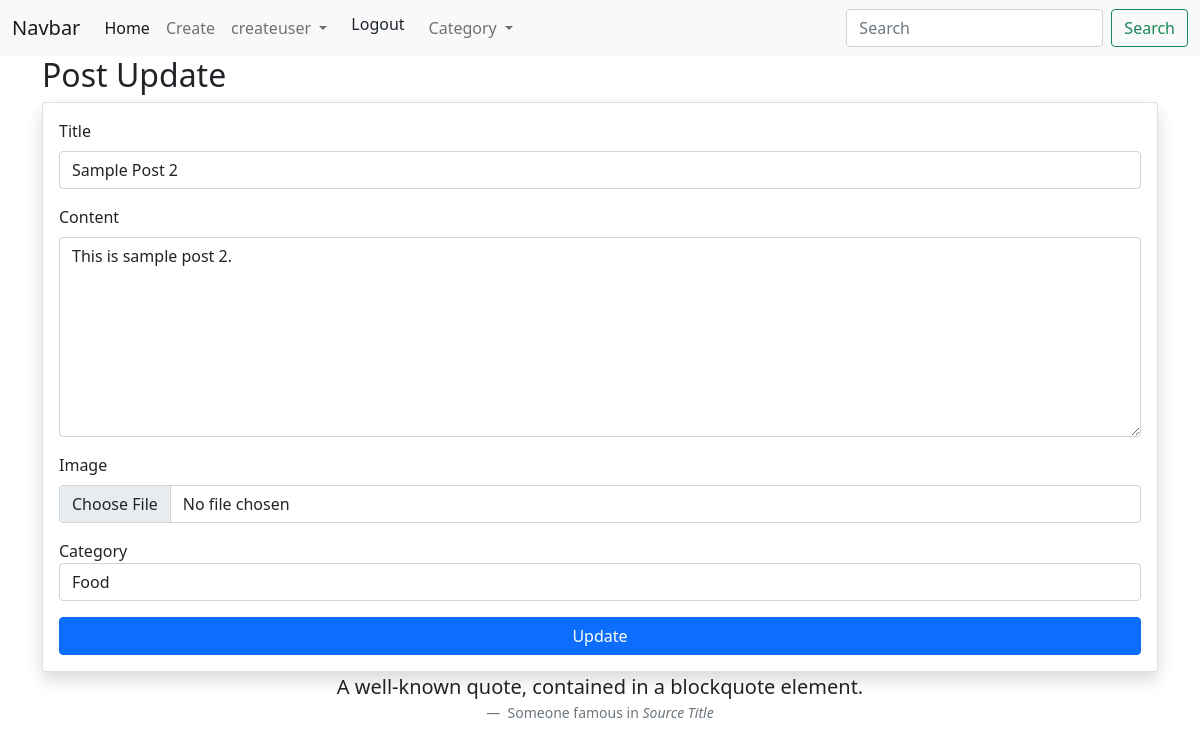
Screenshot of /blog/update/5/ (signed in) with the database file from the repository.
### my_blog/models.py (models this page shows, shortened)
class PostModel(models.Model):
    id = models.AutoField(primary_key=True)
    title = models.CharField(max_length=100)
    content = models.TextField(default=None)
    image = models.ImageField(default=None)
    author = models.ForeignKey(User,on_delete=models.CASCADE)
    category = models.ForeignKey(CategoryModel, on_delete=models.CASCADE)
    created_date = models.DateTimeField(default=datetime.now)

class CategoryModel(models.Model):
    id = models.AutoField(primary_key=True)
    name = models.CharField(max_length=100)
    description = models.TextField(default=None)
    create_date = models.DateTimeField(default=datetime.now)

### my_blog/views.py (the view, shortened to what this page needs)
# urls.py: path('update/<int:p_id>/', postupdate, name= "postupdate"),
@permission_required('my_blog.change_postmodel', login_url='/login')
def postupdate(request, p_id):
    if request.method == "GET":
        post = PostModel.objects.get(id=p_id)
        category = CategoryModel.objects.all()
        return render(request, 'postupdate.html', {'post':post, 'category':category})

### util/context_processors.py (called while the page is built)
def allCategory(request):
    category = CategoryModel.objects.all()
    return {'categories':category}

### my_blog/templates/postupdate.html (shortened to what this page needs)
{% extends 'base.html' %}
{% block body %}
<div class="container">
    <h2>Post Update</h2>
    <form method="POST" class="card p-3 shadow" enctype="multipart/form-data">
        <div class="mb-3">
          <label class="form-label">Title</label>
          <input  type="text" value="{{post.title}}" class="form-control" name="title" required>
        </div>
        <div class="mb-3">
          <label class="form-label">Content</label>
          <textarea name="content" style="height:200px;" class="form-control" required>{{post.content}}</textarea>
        </div>
        <div class="mb-3">
          <label class="form-label">Image</label>
          <input type="file" class="form-control" name="image">
        </div>
        <div class="mb-3">
          <lable class="form-label">Category</lable>
          <select name="category" class="form-control" required>
            {% for c in category %}
                <option {% if c.id == post.category_id %} selected {% endif %} value="{{c.id}}">{{c.name}}</option>
            {% endfor %}
          </select>
          </div>
        <button type="submit" name="submit" class="btn btn-primary">Update</button>
      </form>
</div>
{% endblock %}

### templates/header.html (shortened to what this page needs)
<nav class="navbar navbar-expand-lg navbar-light bg-light">
    <div class="container-fluid">
      <a class="navbar-brand" href="#">Navbar</a>
      <div class="collapse navbar-collapse" id="navbarSupportedContent">
        <ul class="navbar-nav me-auto mb-2 mb-lg-0">
          <li class="nav-item">
            <a class="nav-link active" href="/blog/list/">Home</a>
          </li>
          <li class="nav-item">
            <a class="nav-link" href="/blog/create/">Create</a>
          </li>
          {% if user.is_authenticated %}
          <li class="nav-item dropdown">
            <a class="nav-link dropdown-toggle" href="#" id="navbarDropdown" role="button" data-bs-toggle="dropdown" aria-expanded="false">
            {{user.username}}
            </a>
          </li>
          <li><a class="dropdown-item" href="/logout">Logout</a></li>
          {% endif %}
          <li class="nav-item dropdown">
            <a class="nav-link dropdown-toggle" href="#" id="navbarDropdown" role="button" data-bs-toggle="dropdown" aria-expanded="false">
            Category
            </a>
          </li>
        </ul>
        <form method="GET"action="{% url 'postlist' %}" class="d-flex">
          <input name="search" required class="form-control me-2" type="search" placeholder="Search" aria-label="Search">
          <button class="btn btn-outline-success" type="submit">Search</button>
        </form>
      </div>
    </div>
  </nav>

### rows the page displays
PostModel: title "Sample Post 2", content "This is sample post 2.", category "Food"

### other values shown
{{ user.username }} "createuser"
